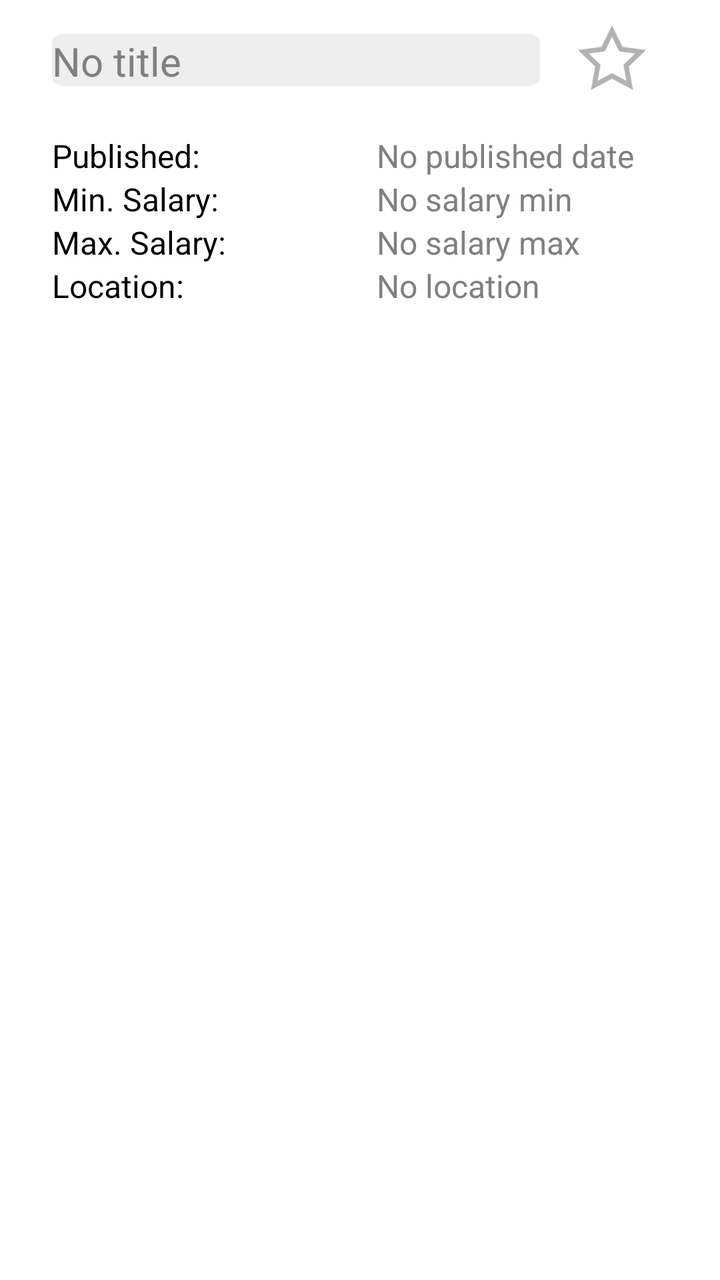
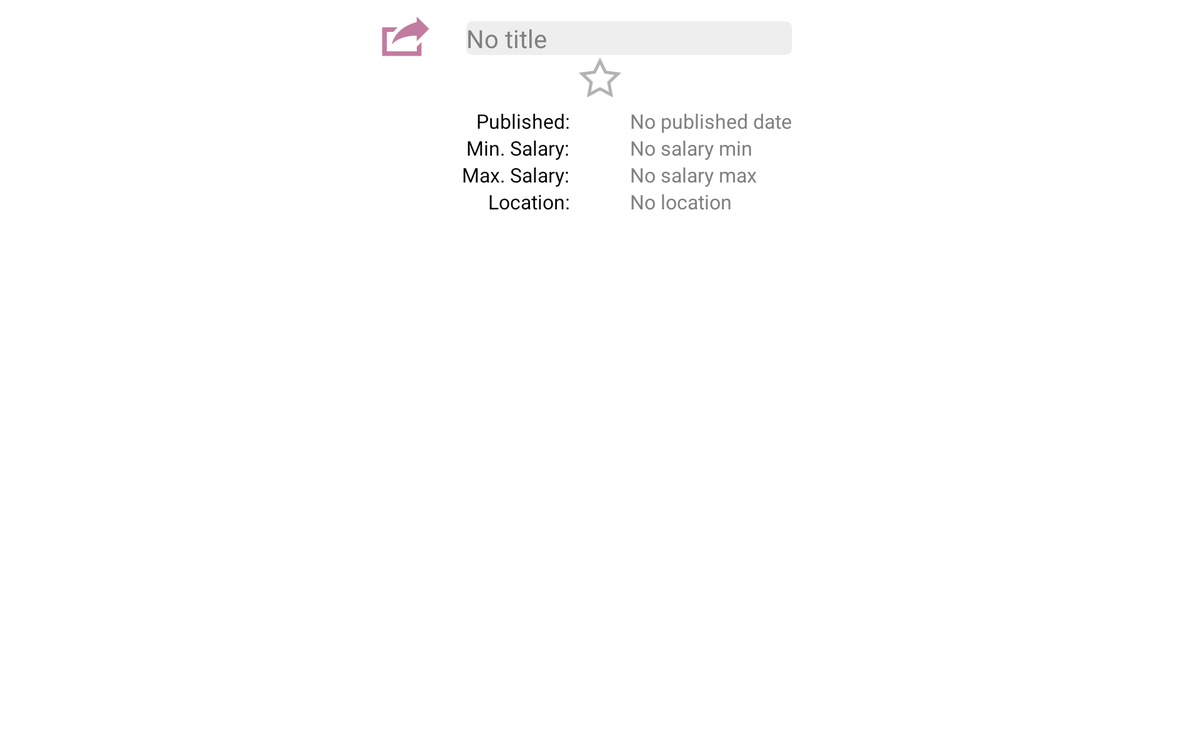

Two renders of one Android screen. The first uses the default layout on a phone; the second uses the alternative layout the repository ships for a different screen configuration, on a matching device. The two XML files are below.
<!-- AndroidManifest.xml: application theme AppTheme -->
<!-- res/layout/activity_job_details.xml -->
<RelativeLayout xmlns:android="http://schemas.android.com/apk/res/android"
    xmlns:tools="http://schemas.android.com/tools"
    android:id="@+id/LinearLayout1"
    android:layout_width="match_parent"
    android:layout_height="match_parent"
    android:baselineAligned="false"
    android:padding="5dp" >
    
    <TextView
        android:id="@+id/jobSalaryminTxt"
        android:layout_width="wrap_content"
        android:layout_height="wrap_content"
        android:layout_alignLeft="@+id/jobPublishedTxt"
        android:layout_below="@+id/jobPublishedTxt"
        android:hint="@string/job_details_salarymin_hint"
        android:textColor="#c27ba0"
        android:textSize="16sp" />

    <TextView
        android:id="@+id/TextView01"
        android:layout_width="wrap_content"
        android:layout_height="wrap_content"
        android:layout_alignLeft="@+id/textView1"
        android:layout_below="@+id/textView1"
        android:text="@string/job_details_salary_min_lbl"
        android:textAppearance="?android:attr/textAppearanceMedium"
        android:textSize="16sp" />

    <TextView
        android:id="@+id/jobSalarymaxTxt"
        android:layout_width="wrap_content"
        android:layout_height="wrap_content"
        android:layout_alignLeft="@+id/jobSalaryminTxt"
        android:layout_below="@+id/jobSalaryminTxt"
        android:hint="@string/job_details_salarymax_hint"
        android:textColor="#c27ba0"
        android:textSize="16sp" />

    <FrameLayout
        android:id="@+id/startup_details_fragment"
        android:layout_width="fill_parent"
        android:layout_height="wrap_content"
        android:layout_alignParentLeft="true"
        android:layout_alignParentRight="true"
        android:layout_below="@+id/jobSalarymaxTxt"
        android:layout_marginTop="30dp" >
    </FrameLayout>

    <TextView
        android:id="@+id/TextView02"
        android:layout_width="wrap_content"
        android:layout_height="wrap_content"
        android:layout_above="@+id/startup_details_fragment"
        android:layout_alignLeft="@+id/TextView01"
        android:text="@string/job_details_salary_max_lbl"
        android:textAppearance="?android:attr/textAppearanceMedium"
        android:textSize="16sp" />

    <TextView
        android:id="@+id/jobPublishedTxt"
        android:layout_width="wrap_content"
        android:layout_height="wrap_content"
        android:layout_above="@+id/TextView01"
        android:layout_alignRight="@+id/markAsFavoriteImg"
        android:layout_marginRight="13dp"
        android:hint="@string/job_details_published_hint"
        android:textColor="#c27ba0"
        android:textSize="16sp" />

    <TextView
        android:id="@+id/jobTitleTxt"
        style="@style/job_details_title_style"
        android:layout_width="wrap_content"
        android:layout_height="wrap_content"
        android:layout_alignBottom="@+id/markAsFavoriteImg"
        android:layout_alignLeft="@+id/startup_details_fragment"
        android:layout_alignRight="@+id/jobLocationTxt"
        android:layout_marginBottom="10dp"
        android:layout_marginLeft="21dp"
        android:hint="@string/job_details_title_hint"
        android:maxWidth="280dp" />

    <TextView
        android:id="@+id/textView1"
        android:layout_width="wrap_content"
        android:layout_height="wrap_content"
        android:layout_alignLeft="@+id/jobTitleTxt"
        android:layout_below="@+id/jobTitleTxt"
        android:layout_marginTop="14dp"
        android:text="@string/job_details_published_lbl"
        android:textAppearance="?android:attr/textAppearanceMedium"
        android:textSize="16sp" />

    <TextView
        android:id="@+id/TextView03"
        android:layout_width="wrap_content"
        android:layout_height="wrap_content"
        android:layout_alignLeft="@+id/TextView02"
        android:layout_below="@+id/TextView02"
        android:text="@string/job_details_location_lbl"
        android:textAppearance="?android:attr/textAppearanceMedium"
        android:textSize="16sp" />

    <TextView
        android:id="@+id/jobLocationTxt"
        android:layout_width="wrap_content"
        android:layout_height="wrap_content"
        android:layout_alignBaseline="@+id/TextView03"
        android:layout_alignBottom="@+id/TextView03"
        android:layout_alignLeft="@+id/jobSalarymaxTxt"
        android:hint="@string/job_details_location_hint"
        android:textColor="#c27ba0"
        android:textSize="16sp" />

    <ImageView
        android:id="@+id/markAsFavoriteImg"
        android:layout_width="wrap_content"
        android:layout_height="wrap_content"
        android:layout_alignParentTop="true"
        android:layout_alignRight="@+id/startup_details_fragment"
        android:layout_marginRight="25dp"
        android:contentDescription="@string/cd_unmarked_as_favorite"
        android:onClick="onClickView"
        android:src="@drawable/ic_unmarked_as_favorite" />

</RelativeLayout>
<!-- resources referenced by this layout -->
<resources>
  <string name="cd_unmarked_as_favorite">Unmarked as Favorite</string>
  <string name="job_details_location_hint">No location</string>
  <string name="job_details_location_lbl">Location:</string>
  <string name="job_details_published_hint">No published date</string>
  <string name="job_details_published_lbl">Published:</string>
  <string name="job_details_salary_max_lbl">Max. Salary:</string>
  <string name="job_details_salary_min_lbl">Min. Salary:</string>
  <string name="job_details_salarymax_hint">No salary max</string>
  <string name="job_details_salarymin_hint">No salary min</string>
  <string name="job_details_title_hint">No title</string>
  <style name="job_details_title_style" parent="android:Widget.Holo.Light.TextView">
          <item name="android:ellipsize">marquee</item>
          <item name="android:singleLine">true</item>
          <item name="android:marqueeRepeatLimit">marquee_forever</item>
          <item name="android:focusable">true</item>
          <item name="android:focusableInTouchMode">true</item>
          <item name="android:layout_marginTop">12dp</item>
          <item name="android:textSize">20sp</item>
          <item name="android:background">@drawable/all_round_corner_gray_shape</item>
      </style>
  <style name="AppTheme" parent="AppBaseTheme">
      </style>
  <!-- drawable all_round_corner_gray_shape (drawable) -->
  <?xml version="1.0" encoding="UTF-8"?>
   
  <shape xmlns:android="http://schemas.android.com/apk/res/android" 
       android:shape="rectangle">      
          <solid android:color="#eeeeee"/>
      <corners         
  	    android:topLeftRadius="5dp" 
  	    android:topRightRadius="5dp"
  	    android:bottomLeftRadius="5dp"
  	    android:bottomRightRadius="5dp"/> 
  </shape>
  <!-- from res/values-v14/ -->
  <style name="AppBaseTheme" parent="android:Theme.Holo.Light">
          <item name="android:actionBarStyle">@style/customActionBar</item>
          <item name="android:actionBarTabBarStyle">@style/customActionBarTab</item>
      </style>
  <!-- from res/values-v14/ -->
  <style name="customActionBar" parent="@android:style/Widget.Holo.Light.ActionBar">
          <item name="android:background">#c27ba0</item>
          <item name="android:titleTextStyle">@style/MyActionBarTitleText</item>
      </style>
  <!-- from res/values-v14/ -->
  <style name="customActionBarTab" parent="@android:style/Widget.Holo.Light.ActionBar.TabView">
          <item name="android:background">@drawable/custom_tab_indicator_selector</item>
      </style>
  <!-- from res/values-v14/ -->
  <style name="MyActionBarTitleText" parent="@android:style/TextAppearance.Holo.Widget.ActionBar.Title">
          <item name="android:textColor">#ffffff</item>
      </style>
</resources>
<!-- res/layout-large-land/activity_job_details.xml (the repository's variant of the layout above) -->
<!-- drawn on a 7-inch tablet turned sideways -->
<RelativeLayout xmlns:android="http://schemas.android.com/apk/res/android"
    xmlns:tools="http://schemas.android.com/tools"
    android:id="@+id/LinearLayout1"
    android:layout_width="match_parent"
    android:layout_height="match_parent"
    android:baselineAligned="false"
    android:padding="5dp" >

    <TextView
        android:id="@+id/jobTitleTxt"
        style="@style/job_details_title_style"
        android:layout_width="fill_parent"
        android:layout_height="wrap_content"
        android:layout_alignLeft="@+id/TextView01"
        android:layout_alignRight="@+id/jobPublishedTxt"
        android:layout_marginBottom="10dp"
        android:hint="@string/job_details_title_hint" />

    <ImageView
        android:id="@+id/markAsFavoriteImg"
        android:layout_width="wrap_content"
        android:layout_height="wrap_content"
        android:layout_alignTop="@+id/jobTitleTxt"
        android:layout_centerHorizontal="true"
        android:layout_marginTop="21dp"
        android:contentDescription="@string/cd_unmarked_as_favorite"
        android:onClick="onClickView"
        android:src="@drawable/ic_unmarked_as_favorite" />

    <FrameLayout
        android:id="@+id/startup_details_fragment"
        android:layout_width="fill_parent"
        android:layout_height="wrap_content"
        android:layout_alignParentLeft="true"
        android:layout_below="@+id/jobLocationTxt" >
    </FrameLayout>

    <TextView
        android:id="@+id/jobSalarymaxTxt"
        android:layout_width="wrap_content"
        android:layout_height="wrap_content"
        android:layout_alignLeft="@+id/jobSalaryminTxt"
        android:layout_below="@+id/jobSalaryminTxt"
        android:hint="@string/job_details_salarymax_hint"
        android:textColor="#c27ba0"
        android:textSize="16sp" />

    <TextView
        android:id="@+id/jobPublishedTxt"
        android:layout_width="wrap_content"
        android:layout_height="wrap_content"
        android:layout_alignLeft="@+id/jobSalaryminTxt"
        android:layout_below="@+id/markAsFavoriteImg"
        android:hint="@string/job_details_published_hint"
        android:textColor="#c27ba0"
        android:textSize="16sp" />

    <TextView
        android:id="@+id/jobSalaryminTxt"
        android:layout_width="wrap_content"
        android:layout_height="wrap_content"
        android:layout_alignLeft="@+id/jobLocationTxt"
        android:layout_below="@+id/jobPublishedTxt"
        android:hint="@string/job_details_salarymin_hint"
        android:textColor="#c27ba0"
        android:textSize="16sp" />

    <TextView
        android:id="@+id/jobLocationTxt"
        android:layout_width="wrap_content"
        android:layout_height="wrap_content"
        android:layout_below="@+id/jobSalarymaxTxt"
        android:layout_toRightOf="@+id/markAsFavoriteImg"
        android:hint="@string/job_details_location_hint"
        android:textColor="#c27ba0"
        android:textSize="16sp" />

    <TextView
        android:id="@+id/TextView01"
        android:layout_width="wrap_content"
        android:layout_height="wrap_content"
        android:layout_above="@+id/jobSalarymaxTxt"
        android:layout_alignRight="@+id/textView1"
        android:text="@string/job_details_salary_min_lbl"
        android:textAppearance="?android:attr/textAppearanceMedium"
        android:textSize="16sp" />

    <TextView
        android:id="@+id/TextView02"
        android:layout_width="wrap_content"
        android:layout_height="wrap_content"
        android:layout_above="@+id/jobLocationTxt"
        android:layout_alignRight="@+id/TextView01"
        android:text="@string/job_details_salary_max_lbl"
        android:textAppearance="?android:attr/textAppearanceMedium"
        android:textSize="16sp" />

    <TextView
        android:id="@+id/TextView03"
        android:layout_width="wrap_content"
        android:layout_height="wrap_content"
        android:layout_above="@+id/startup_details_fragment"
        android:layout_alignRight="@+id/TextView02"
        android:text="@string/job_details_location_lbl"
        android:textAppearance="?android:attr/textAppearanceMedium"
        android:textSize="16sp" />

    <TextView
        android:id="@+id/textView1"
        android:layout_width="wrap_content"
        android:layout_height="wrap_content"
        android:layout_above="@+id/TextView01"
        android:layout_toLeftOf="@+id/markAsFavoriteImg"
        android:text="@string/job_details_published_lbl"
        android:textAppearance="?android:attr/textAppearanceMedium"
        android:textSize="16sp" />

    <ImageView
        android:id="@+id/shareJobImgView"
        android:layout_width="wrap_content"
        android:layout_height="wrap_content"
        android:layout_alignParentTop="true"
        android:layout_marginRight="21dp"
        android:layout_toLeftOf="@+id/TextView02"
        android:contentDescription="@string/action_share"
        android:src="@drawable/ic_share_job" />

</RelativeLayout>
<!-- resources referenced by the variant -->
<!-- as a 7-inch tablet turned sideways resolves them -->
<resources>
  <string name="action_share">Share</string>
  <string name="cd_unmarked_as_favorite">Unmarked as Favorite</string>
  <string name="job_details_location_hint">No location</string>
  <string name="job_details_location_lbl">Location:</string>
  <string name="job_details_published_hint">No published date</string>
  <string name="job_details_published_lbl">Published:</string>
  <string name="job_details_salary_max_lbl">Max. Salary:</string>
  <string name="job_details_salary_min_lbl">Min. Salary:</string>
  <string name="job_details_salarymax_hint">No salary max</string>
  <string name="job_details_salarymin_hint">No salary min</string>
  <string name="job_details_title_hint">No title</string>
  <style name="job_details_title_style" parent="android:Widget.Holo.Light.TextView">
          <item name="android:ellipsize">marquee</item>
          <item name="android:singleLine">true</item>
          <item name="android:marqueeRepeatLimit">marquee_forever</item>
          <item name="android:focusable">true</item>
          <item name="android:focusableInTouchMode">true</item>
          <item name="android:layout_marginTop">12dp</item>
          <item name="android:textSize">20sp</item>
          <item name="android:background">@drawable/all_round_corner_gray_shape</item>
      </style>
  <style name="AppTheme" parent="AppBaseTheme">
      </style>
  <!-- drawable all_round_corner_gray_shape (drawable) -->
  <?xml version="1.0" encoding="UTF-8"?>
   
  <shape xmlns:android="http://schemas.android.com/apk/res/android" 
       android:shape="rectangle">      
          <solid android:color="#eeeeee"/>
      <corners         
  	    android:topLeftRadius="5dp" 
  	    android:topRightRadius="5dp"
  	    android:bottomLeftRadius="5dp"
  	    android:bottomRightRadius="5dp"/> 
  </shape>
  <!-- from res/values-v14/ -->
  <style name="AppBaseTheme" parent="android:Theme.Holo.Light">
          <item name="android:actionBarStyle">@style/customActionBar</item>
          <item name="android:actionBarTabBarStyle">@style/customActionBarTab</item>
      </style>
  <!-- from res/values-v14/ -->
  <style name="customActionBar" parent="@android:style/Widget.Holo.Light.ActionBar">
          <item name="android:background">#c27ba0</item>
          <item name="android:titleTextStyle">@style/MyActionBarTitleText</item>
      </style>
  <!-- from res/values-v14/ -->
  <style name="customActionBarTab" parent="@android:style/Widget.Holo.Light.ActionBar.TabView">
          <item name="android:background">@drawable/custom_tab_indicator_selector</item>
      </style>
  <!-- from res/values-v14/ -->
  <style name="MyActionBarTitleText" parent="@android:style/TextAppearance.Holo.Widget.ActionBar.Title">
          <item name="android:textColor">#ffffff</item>
      </style>
</resources>
